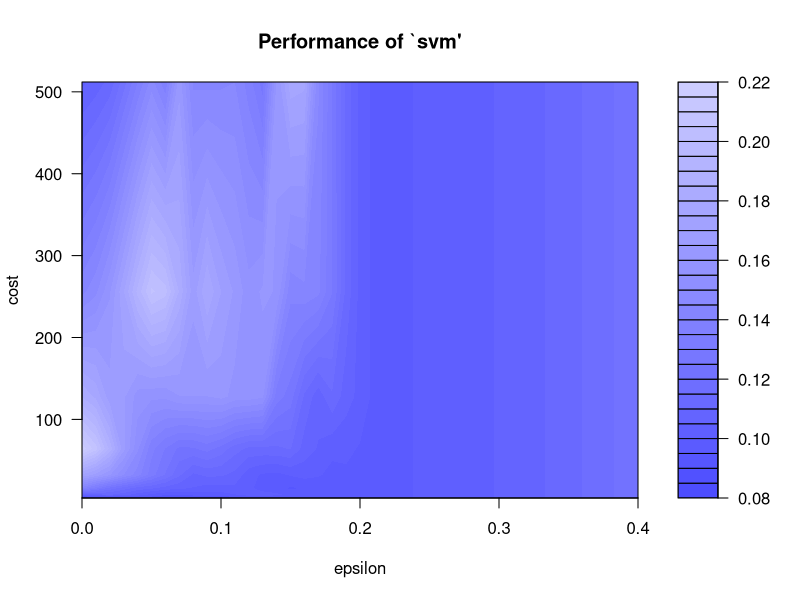
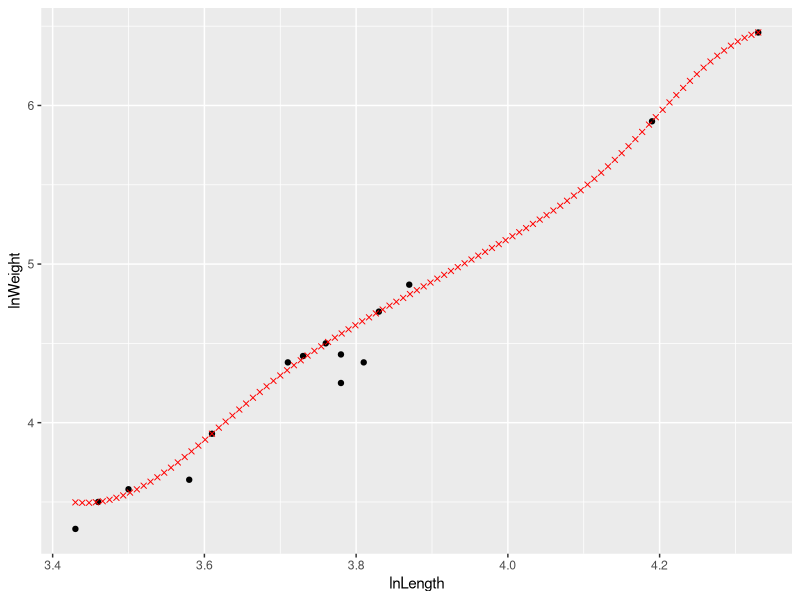

Write R code to recreate these figures, in order.
library(ggplot2)
library(e1071)

alligator = data.frame(
  lnLength = c(3.87, 3.61, 4.33, 3.43, 3.81, 3.83, 3.46, 3.76,
               3.50, 3.58, 4.19, 3.78, 3.71, 3.73, 3.78),
  lnWeight = c(4.87, 3.93, 6.46, 3.33, 4.38, 4.70, 3.50, 4.50,
               3.58, 3.64, 5.90, 4.43, 4.38, 4.42, 4.25)
)

#alli.mod1 = svm(alligator$lnLength,alligator$lnWeight)

tuneResult <- tune(svm,lnWeight ~ lnLength,
                   data=alligator,
                   ranges = list(epsilon=seq(0,0.4,0.01),cost=2^(2:9)))

plot(tuneResult)

tunedModel <- tuneResult$best.model

perc <- c(0:100)

#go from min value to max value of length in steps of 1%
lengthtopredict <- ((max(alligator$lnLength)-
                       min(alligator$lnLength))/100 * perc) +min(alligator$lnLength)

lengthtopredict

prediction <- data.frame (lnLength=lengthtopredict,lnWeight=c(0:100))

predictedweight <- predict(tunedModel, newdata=prediction)

prediction$lnWeight <- predictedweight
alligatorprediction <- data.frame(lnLength = lengthtopredict, 
                                  lnWeight = predictedweight)

ggplot(alligator,aes(x = alligator$lnLength, 
                      y = alligator$lnWeight))+ 
    labs(x="lnLength",y="lnWeight") +
    geom_point() +
    geom_point(data=alligatorprediction, 
               aes(x=alligatorprediction$lnLength,
                   y=alligatorprediction$lnWeight), 
               col = "red", pch=4)


    